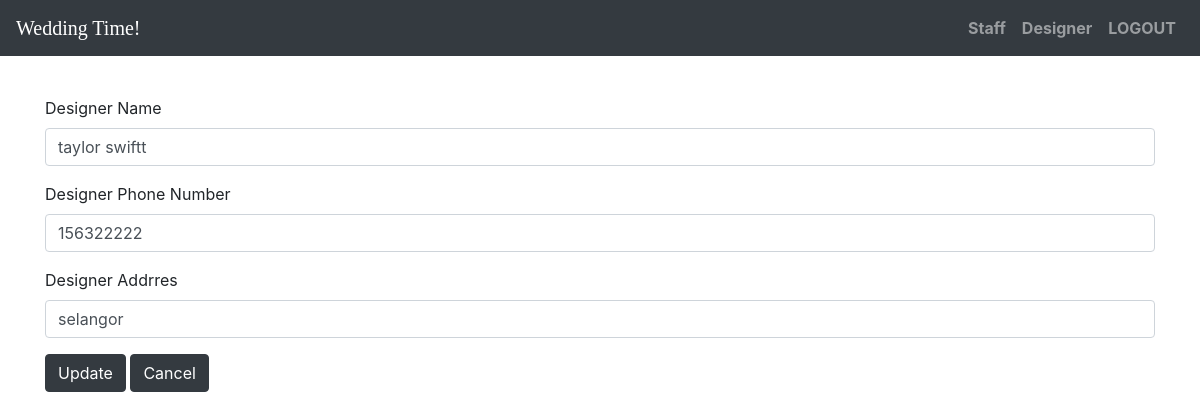
/designer/update/3.html, run on the app's committed database.
### tables this page shows
CREATE TABLE `designer` (
  `desId` int(128) NOT NULL,
  `desName` varchar(200) NOT NULL,
  `desPhone` int(12) NOT NULL,
  `desAdd` varchar(200) NOT NULL
);

### application/controllers/Designer.php (called while the page is built, shortened)
<?php
class Designer extends CI_Controller
{
    function __construct()
    {
        $this->load->model('Designer_model');
        $this->load->library('form_validation');
    }
    public function update($id)
    {
        $row = $this->Designer_model->get_by_id($id);
        if ($row) {
            $data = array(
                'button' => 'Update',
                'action' => site_url('designer/update_action'),
                'desId' => set_value('desId', $row->desId),
                'desName' => set_value('desName', $row->desName),
                'desPhone' => set_value('desPhone', $row->desPhone),
                'desAdd' => set_value('desAdd', $row->desAdd),
            );
            $this->load->view('designer/designer_form', $data);
        } else {
            $this->session->set_flashdata('message', 'Record Not Found');
            redirect(site_url('designer'));
        }
    }
}

### index.php (called while the page is built, shortened)
<?php
require_once BASEPATH.'core/CodeIgniter.php';

### application/models/Designer_model.php (called while the page is built, shortened)
<?php
class Designer_model extends CI_Model
{
    public $table = 'designer';
    public $id = 'desId';
    function get_by_id($id)
    {
        $this->db->where($this->id, $id);
        return $this->db->get($this->table)->row();
    }
}

### application/views/designer/designer_form.php (the view, shortened to what this page needs)
<!DOCTYPE html>
<html lang="en">
<head>
    <link rel="stylesheet" href="https://stackpath.bootstrapcdn.com/bootstrap/4.3.1/css/bootstrap.min.css">
    <link rel="stylesheet" href="path/to/font-awesome/css/font-awesome.min.css">
    <link rel="stylesheet" href="https://use.fontawesome.com/releases/v5.8.1/css/all.css">
</head>
<body>
    <nav class="navbar navbar-expand-lg navbar-dark bg-dark fixed-top">
        <a class="navbar-brand" href="<?= base_url('admindash'); ?>"><span style="color:white;font-family: cursive;">Wedding Time!</span></a>
        <div class="collapse navbar-collapse" id="navbarResponsive">
            <ul class="navbar-nav ml-auto">
                <li class="nav-item">
                    <a class="nav-link" href="<?= base_url('staff'); ?>">Staff</a>
                </li>
                <li class="nav-item">
                    <a class="nav-link" href="<?= base_url('designer'); ?>">Designer</a>
                </li>
                <li class="nav-item">
                    <a class="nav-link" href="<?= base_url('login/logout'); ?>">LOGOUT</a>
                </li>
            </ul>
        </div>
    </nav>
    <br><br><br><br>
    <div class="container">
        <form action="<?php echo $action; ?>" method="post">
            <div class="form-group">
                <label for="varchar">Designer Name <?php echo form_error('desName') ?></label>
                <input type="text" class="form-control" name="desName" id="desName" placeholder="Designer Name" value="<?php echo $desName; ?>" />
            </div>
            <div class="form-group">
                <label for="int">Designer Phone Number <?php echo form_error('desPhone') ?></label>
                <input type="text" class="form-control" name="desPhone" id="desPhone" placeholder="Designer Phone Number" value="<?php echo $desPhone; ?>" />
            </div>
            <div class="form-group">
                <label for="varchar">Designer Addrres <?php echo form_error('desAdd') ?></label>
                <input type="text" class="form-control" name="desAdd" id="desAdd" placeholder="Designer Address" value="<?php echo $desAdd; ?>" />
            </div>
            <button type="submit" class="btn btn-dark"><?php echo $button ?></button>
            <a href="<?php echo site_url('designer') ?>" class="btn btn-dark">Cancel</a>
        </form>
    </div>
</body>
</html>

### application/views/designer/designer_form.php (style rules this page uses)
body { background-repeat: no-repeat; background-attachment: fixed; background-position: center; }
ul li { list-style: none; }
ul li a { color: black; font-weight: bold; }

### data on the page
designer: desName "taylor swiftt", desPhone "156322222", desAdd "selangor"

### other printed values
$button "Update"
